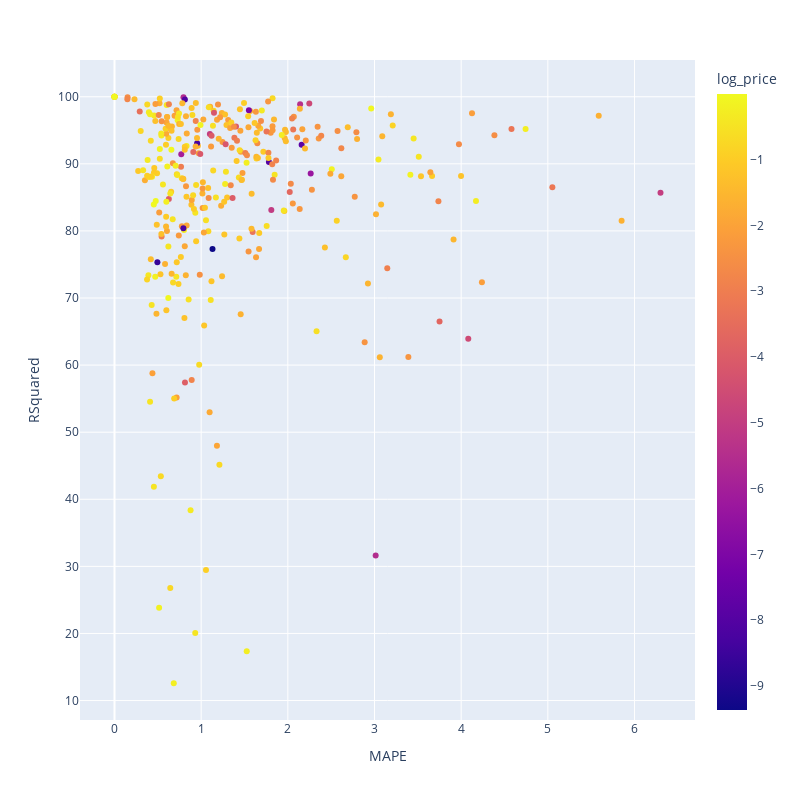

Source (notebook cell):
### Code cell
fig = px.scatter(results_combined,y='RSquared',x='MAPE',color='log_price',width=800,height=800,hover_data=['PPG','Retailer_Name'])
fig.show()

### Figure 1 — Plotly figure (JSON) as saved in the notebook; plotly's stock layout.template omitted (floating-point values rounded to 4 significant figures; data arrays with more than 128 entries replaced by an {"elided": "..."} marker saying what was removed)
{"data": [{"customdata": {"elided": "343x2 str values"}, "hovertemplate": "MAPE=%{x}<br>RSquared=%{y}<br>PPG=%{customdata[0]}<br>Retailer_Name=%{customdata[1]}<br>log_price=%{marker.color}<extra></extra>", "legendgroup": "", "marker": {"color": {"elided": "343 float values"}, "coloraxis": "coloraxis", "symbol": "circle"}, "mode": "markers", "name": "", "orientation": "v", "showlegend": false, "type": "scatter", "x": {"elided": "343 float values"}, "xaxis": "x", "y": {"elided": "343 float values"}, "yaxis": "y"}], "layout": {"coloraxis": {"colorbar": {"title": {"text": "log_price"}}, "colorscale": [[0, "#0d0887"], [0.1111, "#46039f"], [0.2222, "#7201a8"], [0.3333, "#9c179e"], [0.4444, "#bd3786"], [0.5556, "#d8576b"], [0.6667, "#ed7953"], [0.7778, "#fb9f3a"], [0.8889, "#fdca26"], [1, "#f0f921"]]}, "height": 800, "legend": {"tracegroupgap": 0}, "margin": {"t": 60}, "width": 800, "xaxis": {"anchor": "y", "domain": [0, 1], "title": {"text": "MAPE"}}, "yaxis": {"anchor": "x", "domain": [0, 1], "title": {"text": "RSquared"}}}}
